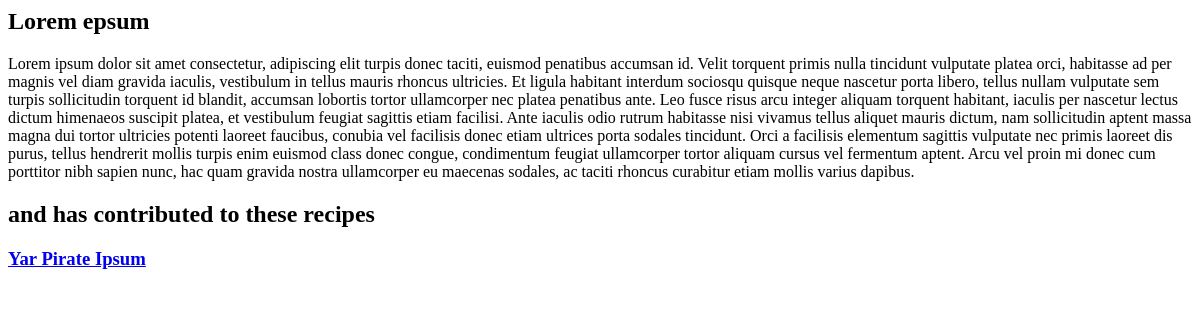
The page /author/2/ on the database as committed earlier.
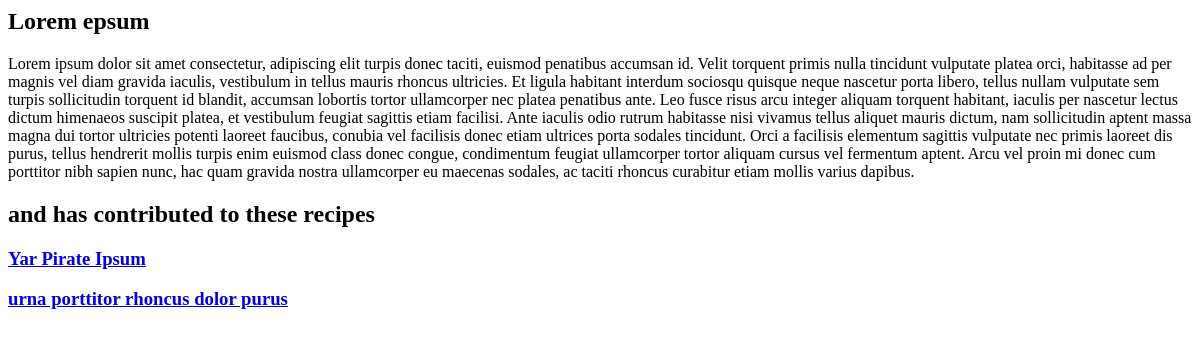
The same page on the database as committed later.
### recipe/models.py (models this page shows, shortened)
class Author(models.Model):
    name = models.CharField(max_length=80)
    bio = models.TextField()

class Recipe(models.Model):
    title = models.CharField(max_length=50)
    author = models.ForeignKey(Author, on_delete=models.CASCADE)
    description = models.TextField()
    time_required = models.TextField(max_length=20)
    instructions = models.TextField()

### recipe/views.py (the view)
# urls.py: path('author/<int:author_id>/', author_detail),
def author_detail(request, author_id):
    the_author = Author.objects.filter(id=author_id).first()
    recipe_contributed = Recipe.objects.filter(author=the_author)
    return render(request, "author_detail.html", {"author": the_author, "recipes": recipe_contributed})

### templates/author_detail.html
    {% if not author %}
        <h1>The Author you are looking for doesn't seem to exist</h1>
    {% else %}
        <h2>{{ author.name }}</h2>
        <p>{{ author.bio }}</p>
        <h2>and has contributed to these recipes</h2>
        {% for recipe in recipes %}
        <h3><a href="/recipe/{{ recipe.id }}/">{{ recipe.title }}</a></h3>
        {% endfor %}
    {% endif %}

Rows that differ between the two databases and show on the page:
now on this page (row edited): Recipe: title "urna porttitor rhoncus dolor purus"
